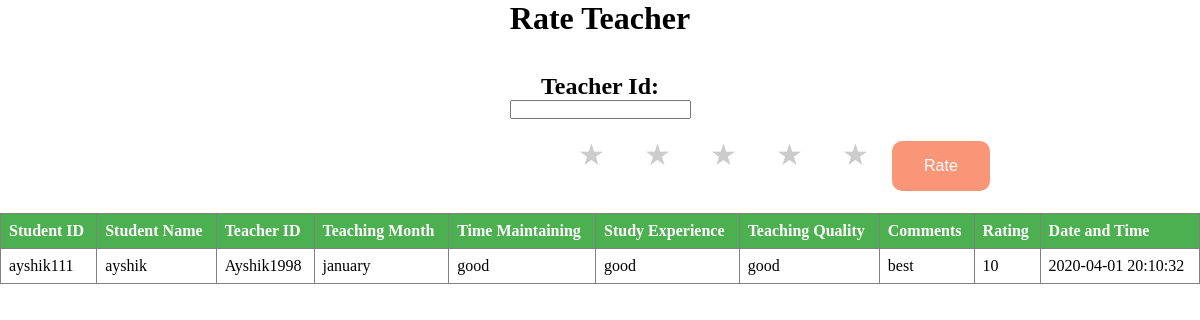
Page /views/Adash/views/Trate.php on the committed database.
### tables this page shows
CREATE TABLE `tcomments` (
  `SId` varchar(50) NOT NULL,
  `SName` varchar(50) NOT NULL,
  `TeacherId` varchar(50) NOT NULL,
  `TeachingMon` varchar(50) NOT NULL,
  `TimeMain` varchar(50) NOT NULL,
  `StudyExp` varchar(50) NOT NULL,
  `TeachingQ` varchar(100) NOT NULL,
  `Comments` varchar(300) NOT NULL,
  `Rating` varchar(10) NOT NULL,
  `D&T` timestamp NOT NULL DEFAULT CURRENT_TIMESTAMP
);

### views/Adash/models/db_connect.php (called while the page is built, shortened)
<?php
	 $serverName="localhost";
	 $userName="root";
	 $password="";
	 $dbName="tm";
	function get($query)
	{
        $data=array();
		global $serverName,$userName,$password,$dbName;
		$conn = mysqli_connect( $serverName, $userName, $password, $dbName);
        $result=mysqli_query($conn,$query);
        if(mysqli_num_rows($result) > 0)
        {
            while($row = mysqli_fetch_assoc($result))
            {
                $entity=array();
                foreach($row as $k=>$v)
                {
                    $entity[$k] = $row[$k];
                }
                $data[] = $entity;
            }
        }
		return $data;
	}
?>

### views/Adash/controler/acont.php (called while the page is built, shortened)
<?php
  require_once '../models/db_connect.php';
  function gettcomments()
	{
		$query ="SELECT * FROM tcomments";
		$products = get($query);
		return $products;
	}
?>

### views/Adash/views/Trate.php (the view, shortened to what this page needs)
<?php
	require '../controler/acont.php';
	$products = gettcomments();
?>
<!DOCTYPE html>
<html>
<head>
</head>
<body>
<center><h1>Rate Teacher</h1><br><br></center>
<form method="post" action="../controler/acont.php" enctype="multipart/form-data" class="form-horizontal form-material">
<center><h2>Teacher Id:</h2>
	<input type="text" name="fname" id="fnameid" readonly><br><br></center>
<div>
<div class="rate">
    <label for="star5" title="text">5 stars</label>
    <label for="star4" title="text">4 stars</label>
    <label for="star3" title="text">3 stars</label>
    <label for="star2" title="text">2 stars</label>
    <label for="star1" title="text">1 star</label>
  </div>
</div>
<button name="add_Rate" class="button">Rate</button><br><br>
  <table id="table" border="1">
    <thead>
      <th>Student ID</th>
      <th>Student Name</th>
      <th>Teacher ID</th>
      <th>Teaching Month</th>
      <th>Time Maintaining</th>
      <th>Study Experience</th>
      <th>Teaching Quality</th>
      <th>Comments</th>
      <th>Rating</th>
        <th>Date and Time</th>
    </thead>
    <tbody>
      <?php
        foreach($products as $product)
        {
          echo "<tr>";
            echo "<td>".$product["SId"]."</td>";
            echo "<td>".$product["SName"]."</td>";
            echo "<td>".$product["TeacherId"]."</td>";
            echo "<td>".$product["TeachingMon"]."</td>";
            echo "<td>".$product["TimeMain"]."</td>";
            echo "<td>".$product["StudyExp"]."</td>";
            echo "<td>".$product["TeachingQ"]."</td>";
            echo "<td>".$product["Comments"]."</td>";
            echo "<td>".$product["Rating"]."</td>";
              echo "<td>".$product["D&T"]."</td>";
          echo "</tr>";
        }
      ?>
  </tbody>
  </table>
</form>
</body>
</html>

### views/Adash/views/Trate.php (style rules this page uses)
table { border-collapse: collapse; width: 100%; }
th, td { text-align: left; padding: 8px; }
th { background-color: #4CAF50; color: white; }
* { margin: 0; padding: 0; }
.rate { float: left; height: 46px; padding: 0 10px; padding-left: 578px; }
.rate:not(:checked) > label { float:right; width:1em; overflow:hidden; white-space:nowrap; cursor:pointer; font-size:30px; color:#ccc; margin-right: 36px; }
.rate:not(:checked) > label:before { content: '★ '; }
.button { background-color: #f4511e; border: none; color: white; padding: 16px 32px; text-align: center; font-size: 16px; margin: 4px 2px; opacity: 0.6; transition: 0.3s; display: inline-block; text-decoration: none; cursor: pointer; border-radius: 10px; margin-left: -26px; }

### rows in the picture
tcomments: SId "ayshik111", SName "ayshik", TeacherId "Ayshik1998", TeachingMon "january", TimeMain "good", StudyExp "good", TeachingQ "good", Comments "best", Rating "10", value "2020-04-01 20:10:32"
